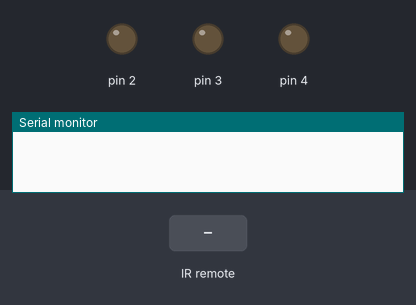
A sketch run on a simulated Arduino Uno, built with avr-gcc and run on an emulated ATmega328P. On the bench: output pins drawn as LEDs (lit = HIGH), the last lines printed to the serial monitor. Inputs (shaded band) come from the test bench.

Above: at 1.2 s.
1.3 s: infrared code 0x4C9D received
At 2.5 s:
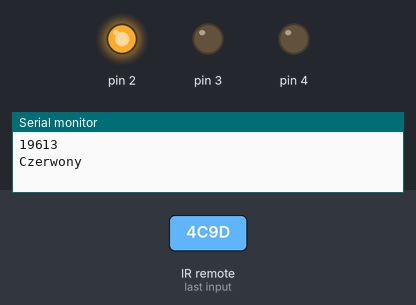
2.8 s: infrared code 0x549D received
At 3.8 s:
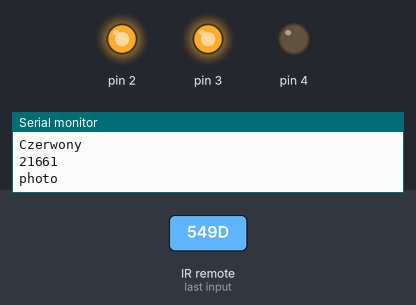
4.3 s: infrared code 0x5BC received
At 5.0 s:
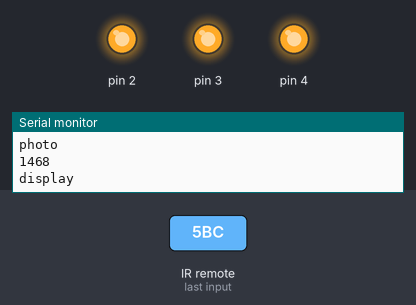
5.8 s: infrared code 0x6C9B received
At 6.1 s:
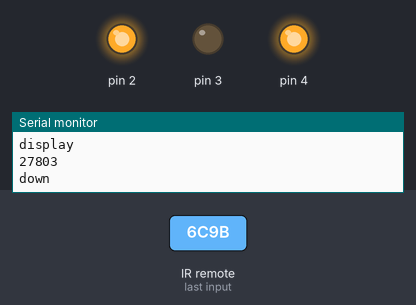
7.3 s: infrared code 0x4C9D received
At 8.4 s:
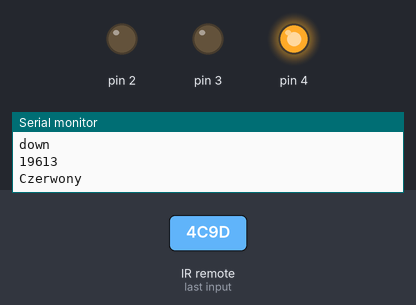
8.8 s: infrared code 0x2C9B received
At 9.6 s:
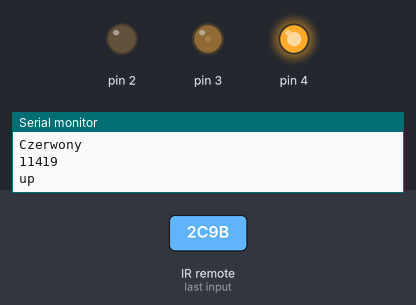
Timing chart, 0 to 11.3 s (numbered marks = the images above; inputs shaded):
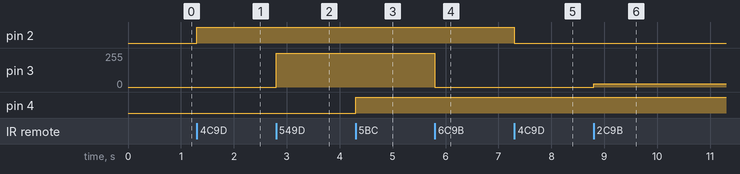

The sketch:

IR_kontroler.ino
```cpp
#include <IRremote.h>

int RECV_PIN = 11;
IRrecv irrecv(RECV_PIN);
decode_results results;
boolean stan=0;
int moc;

void setup()
{
  Serial.begin(9600);
  pinMode(2, OUTPUT);
  pinMode(3, OUTPUT);
  pinMode(4, OUTPUT);
  irrecv.enableIRIn(); // Start the receiver
}


void loop() {
  if (irrecv.decode(&results)) {
    Serial.println(results.value, DEC);
    irrecv.resume(); // Receive the next value

        switch (results.value) {
         case 19613:
            Serial.println("Czerwony");
            stan=!stan;
            digitalWrite(2, stan);
            break;

         case 21661:
            Serial.println("photo");
            analogWrite(3, 255);
            break;
             case 11419:
              Serial.println("up");
              if (moc<231)
              moc=moc+25;
              analogWrite(3, moc);
              break;
             case 27803:
              Serial.println("down");
              if (moc>24)
              moc=moc-25;
              analogWrite(3, moc);
              break;


         case 1468:
            Serial.println("display");
            analogWrite(4, 255);
            break;
          case 3644:
            Serial.println("zero");
            analogWrite(4, 0);
            break;
        }

   delay(350);
  }
}
```

Measured:
- after the input at 1.3 s, pin 2: LOW → HIGH at once
- after the input at 2.8 s, pin 3: 0/255 → 255/255 at once
- after the input at 4.3 s, pin 4: LOW → HIGH at once
- after the input at 5.8 s, pin 3: 255/255 → 0/255 at once
- after the input at 7.3 s, pin 2: HIGH → LOW at once
- after the input at 8.8 s, pin 3: 0/255 → 25/255 at once
